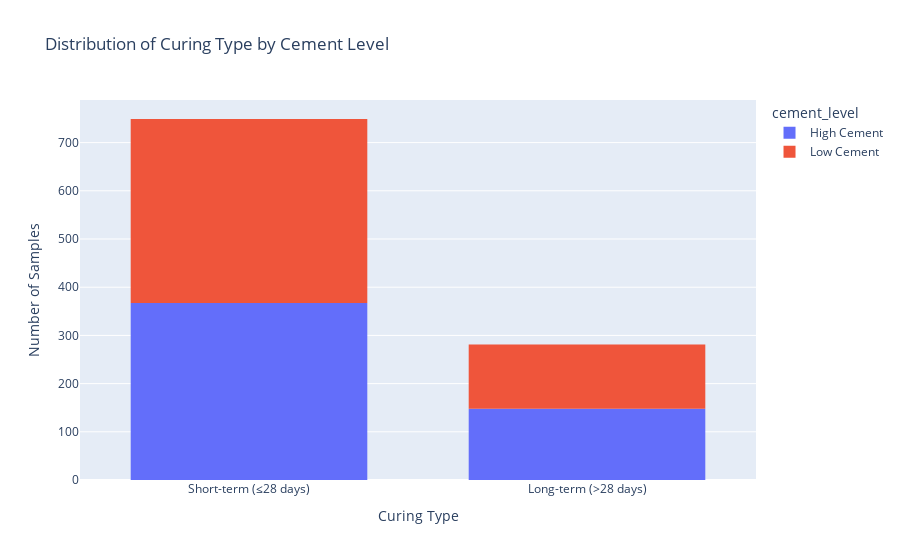

Source (notebook cell):
### Markdown cell above
### Curing Type

Let's visualize the distribution of **`curing_type`** (short-term vs long-term) using a histogram, and group the bars by **cement content level** (high vs low).

It appears that a significant proportion of concrete samples are cured for 28 days or less — likely because 28 days is the industry standard for strength testing. We also observe that **longer curing times are more commonly associated with higher cement content**, possibly because mixes with more cement are expected to continue gaining strength over time.

This kind of analysis can help us understand the interaction between key features and how they influence strength outcomes.

### Code cell
df['cement_level'] = df['cement'].apply(lambda x: 'High Cement' if x > df['cement'].median() else 'Low Cement')

# Plot distribution of curing type by cement level
fig = px.histogram(df,
                   x='curing_type',
                   color='cement_level',
                   title='Distribution of Curing Type by Cement Level')

fig.update_layout(bargap=0.3,
                  xaxis_title='Curing Type',
                  yaxis_title='Number of Samples')

fig.show()

### Figure 1 — Plotly figure (JSON) as saved in the notebook; plotly's stock layout.template omitted (floating-point values rounded to 4 significant figures; data arrays with more than 128 entries replaced by an {"elided": "..."} marker saying what was removed)
{"data": [{"alignmentgroup": "True", "bingroup": "x", "hovertemplate": "cement_level=High Cement<br>curing_type=%{x}<br>count=%{y}<extra></extra>", "legendgroup": "High Cement", "marker": {"color": "#636efa", "pattern": {"shape": ""}}, "name": "High Cement", "offsetgroup": "High Cement", "orientation": "v", "showlegend": true, "type": "histogram", "x": {"elided": "515 str values"}, "xaxis": "x", "yaxis": "y"}, {"alignmentgroup": "True", "bingroup": "x", "hovertemplate": "cement_level=Low Cement<br>curing_type=%{x}<br>count=%{y}<extra></extra>", "legendgroup": "Low Cement", "marker": {"color": "#EF553B", "pattern": {"shape": ""}}, "name": "Low Cement", "offsetgroup": "Low Cement", "orientation": "v", "showlegend": true, "type": "histogram", "x": {"elided": "515 str values"}, "xaxis": "x", "yaxis": "y"}], "layout": {"autosize": true, "bargap": 0.3, "barmode": "relative", "legend": {"title": {"text": "cement_level"}, "tracegroupgap": 0}, "title": {"text": "Distribution of Curing Type by Cement Level"}, "xaxis": {"anchor": "y", "autorange": true, "domain": [0, 1], "range": [-0.5, 1.5], "title": {"text": "Curing Type"}, "type": "category"}, "yaxis": {"anchor": "x", "autorange": true, "domain": [0, 1], "range": [0, 788.4], "title": {"text": "Number of Samples"}}}}
